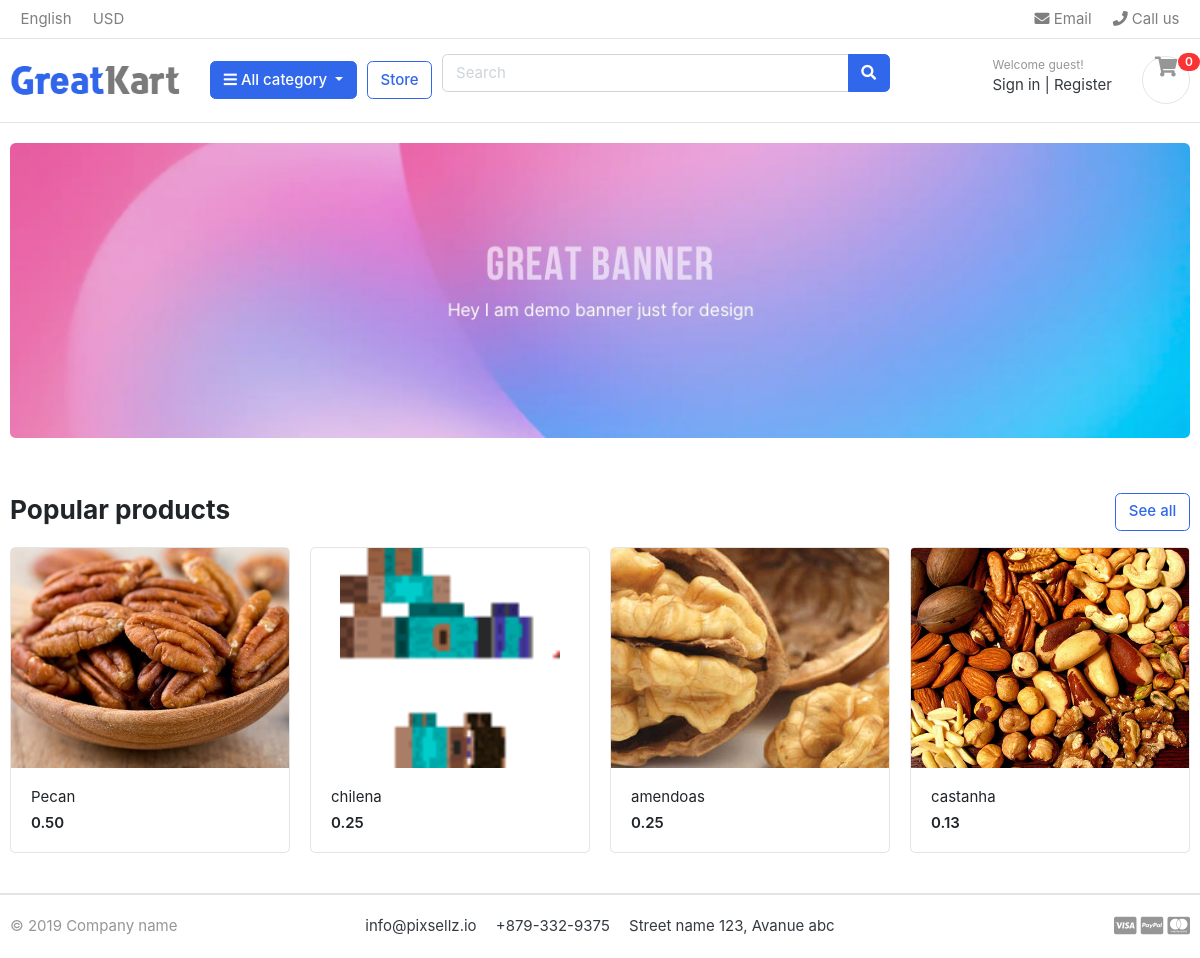
The page / on the database its author committed.
### produto/models.py (models this page shows, shortened)
class Produto(models.Model):
    categoria = models.ForeignKey(Categoria, on_delete=models.CASCADE)
    produto_nome = models.CharField(max_length=200, unique=True)
    descricao = models.CharField(max_length=300, unique=True)
    preco = models.DecimalField(decimal_places=2, max_digits=11)
    estoque = models.IntegerField()
    imagem = models.ImageField(upload_to="fotos/produtos")
    slug = AutoSlugField(populate_from='produto_nome', editable=True, unique=True, always_update=True)
    esta_disponivel = models.BooleanField(default=True)
    criado_em = models.DateTimeField(auto_now_add=True)
    modificado_em = models.DateTimeField(auto_now=True)
    def get_url(self):
        return reverse('detalhar_produto', args=[self.categoria.slug, self.slug])

### vitrine/views.py (the view)
# urls.py: path('', views.visualizarVitrine, name='home'),
def visualizarVitrine(request, categoria_slug=None):
  produtos = None
  categorias = None
  if categoria_slug != None:
    categorias = get_object_or_404(Categoria, slug = categoria_slug)
    produtos = Produto.objects.all().filter(categoria = categorias, esta_disponivel=True)
  else:
    produtos = Produto.objects.all().filter(esta_disponivel=True).order_by('id')
  contexto = {
    'produtos': produtos
  }
  return render(request, 'index.html', contexto)

### carrinho/processador_de_contexto.py (called while the page is built)
def contador(request):
    contador = 0
    try:
        car = Carrinho.objects.filter(car_id = _getCarId(request))
        car_items = CarItem.objects.all().filter(car = car[:1])
        for car_item in car_items:
            contador += car_item.quantidade
    except Carrinho.DoesNotExist:
        contador = 0
    return dict(contador = contador)

### carrinho/views.py (called while the page is built)
def _getCarId(request):
    car = request.session.session_key
    if not car:
        car = request.session.create()
    return car

### categoria/models.py (called while the page is built)
    def get_url(self):
        return reverse('produtos_por_categoria', args=[self.slug])

### categoria/processador_contexto.py (called while the page is built)
def categoria_display(request):
    display = Categoria.objects.all()
    return dict(cats = display)

### templates/index.html
{% extends 'base.html' %}
{% load static %}
{% block content %}
<body>
<section class="section-intro padding-y-sm">
<div class="container">
	<div class="intro-banner-wrap">
		<img src="{% static 'images/banners/1.jpg' %}" class="img-fluid rounded">
	</div>
</div>
</section>
<section class="section-name padding-y-sm">
<div class="container">
<header class="section-heading">
	<a href="./store.html" class="btn btn-outline-primary float-right">See all</a>
	<h3 class="section-title">Popular products</h3>
</header>
<div class="row">
		{% for prods in produtos %}
	<div class="col-md-3">
		<div class="card card-product-grid">
			<a href="{{prods.get_url}}" class="img-wrap">
				<img src="{{ prods.imagem.url }}">
			</a>
			<figcaption class="info-wrap">
				<a href="./product-detail.html" class="title">{{ prods.produto_nome }}</a>
				<div class="price mt-1">{{prods.preco}}</div>
			</figcaption>
		</div>
	</div>
	{% endfor %}
</div>
</div>
</section>
</body>
{% endblock %}

### templates/base.html
{% include 'includes/navbar.html' %}
{% block content%}
{% endblock %}
{% include 'includes/footer.html' %}

### templates/includes/navbar.html (shortened to what this page needs)
{% load static %}
<html lang="en">
<head>
<link href="{% static 'css/bootstrap.css' %}" rel="stylesheet" type="text/css"/>
<link href="{% static 'fonts/fontawesome/css/all.min.css' %}" type="text/css" rel="stylesheet">
<link href="{% static 'css/ui.css' %}" rel="stylesheet" type="text/css"/>
<link href="{% static 'css/responsive.css' %}" rel="stylesheet" media="only screen and (max-width: 1200px)" />
<header class="section-header">
<nav class="navbar p-md-0 navbar-expand-sm navbar-light border-bottom">
<div class="container">
  <div class="collapse navbar-collapse" id="navbarTop4">
    <ul class="navbar-nav mr-auto">
    	<li class="nav-item dropdown">
		 	<a href="#" class="nav-link">   English </a>
		</li>
		<li class="nav-item dropdown">
			<a href="#" class="nav-link"> USD </a>
		</li>
    </ul>
    <ul class="navbar-nav">
		<li><a href="#" class="nav-link"> <i class="fa fa-envelope"></i> Email </a></li>
		<li><a href="#" class="nav-link"> <i class="fa fa-phone"></i> Call us </a></li>
	</ul>
  </div>
</div>
</nav>
<section class="header-main border-bottom">
	<div class="container">
<div class="row align-items-center">
	<div class="col-lg-2 col-md-3 col-6">
		<a href="{% url 'home' %}" class="brand-wrap">
			<img class="logo" src="{% static './images/logo.png' %}">
		</a>
	</div>
	<div class="col-lg col-sm col-md col-6 flex-grow-0">
		<div class="category-wrap dropdown d-inline-block float-right">
			<button type="button" class="btn btn-primary dropdown-toggle" data-toggle="dropdown">
				<i class="fa fa-bars"></i> All category
			</button>
		</div>
	</div>
	<a href="./store.html" class="btn btn-outline-primary">Store</a>
	<div class="col-lg  col-md-6 col-sm-12 col">
		<form action="#" class="search">
			<div class="input-group w-100">
			    <input type="text" class="form-control" style="width:60%;" placeholder="Search">
			    <div class="input-group-append">
			      <button class="btn btn-primary" type="submit">
			        <i class="fa fa-search"></i>
			      </button>
			    </div>
		    </div>
		</form>
	</div>
	<div class="col-lg-3 col-sm-6 col-8 order-2 order-lg-3">
				<div class="d-flex justify-content-end mb-3 mb-lg-0">
					<div class="widget-header">
						<small class="title text-muted">Welcome guest!</small>
						<div>
							<a href="./signin.html">Sign in</a> <span class="dark-transp"> | </span>
							<a href="./register.html"> Register</a>
						</div>
					</div>
					<a href="{% url 'carrinho' %}" class="widget-header pl-3 ml-3">
						<div class="icon icon-sm rounded-circle border"><i class="fa fa-shopping-cart"></i></div>
						<span class="badge badge-pill badge-danger notify">{{ contador }}</span>
					</a>
				</div>
			</div>
</div>
	</div>
</section>
</header>
</head>

### templates/includes/footer.html
    <footer class="section-footer border-top">
        <div class="container">
            <section class="footer-bottom border-top row">
                <div class="col-md-2">
                    <p class="text-muted"> &copy 2019 Company name </p>
                </div>
                <div class="col-md-8 text-md-center">
                    <span  class="px-2">info@pixsellz.io</span>
                    <span  class="px-2">+879-332-9375</span>
                    <span  class="px-2">Street name 123, Avanue abc</span>
                </div>
                <div class="col-md-2 text-md-right text-muted">
                    <i class="fab fa-lg fa-cc-visa"></i>
                    <i class="fab fa-lg fa-cc-paypal"></i>
                    <i class="fab fa-lg fa-cc-mastercard"></i>
                </div>
            </section>
        </div>
    </footer>
</html>

### lojaVirtual/static/css/ui.css (style rules this page uses)
html { font-family: "Inter", sans-serif; font-size: 15px; }
.img-wrap { text-align: center; display: block; }
.img-wrap img { max-width: 100%; }
.icon-xs, .icon-sm, .icon-md, .icon-lg { display: inline-block; text-align: center; flex-shrink: 0; flex-grow: 0; }
.icon-sm { width: 48px; height: 48px; line-height: 48px !important; font-size: 20px; }
.padding-y-sm { padding-top: 20px; padding-bottom: 20px; }
.section-heading { margin-bottom: 20px; margin-top: 15px; }
.section-title { color: #212529; }
p:last-child { margin-bottom: 0; }
.header-main { position: relative; padding-top: 1rem; padding-bottom: 1rem; }
.brand-wrap .logo, .navbar-brand .logo { margin-right: 7px; max-height: 42px; display: inline-block; }
.widget-header { display: inline-block; vertical-align: middle; position: relative; }
.widget-header a { color: #343a40; }
.widget-header i { color: #969696; }
.widget-header .title { display: block; }
.widget-header .notify { position: absolute; top: -3px; right: -10px; }
.footer-bottom { padding-top: 20px; padding-bottom: 20px; }
[class*=card-product] a.title { color: #212529; display: block; }
[class*=card-product] .img-wrap { overflow: hidden; position: relative; }
[class*=card-product] .img-wrap img { height: 100%; max-width: 100%; width: auto; display: inline-block; -o-object-fit: cover; object-fit: cover; }
.card-product-grid { margin-bottom: 20px; }
.card-product-grid .img-wrap { border-radius: 0.2rem 0.2rem 0 0; height: 220px; }
.card-product-grid .info-wrap { overflow: hidden; padding: 18px 20px; }
.card .img-wrap { overflow: hidden; }
.notify { position: absolute; top: -4px; right: -10px; display: inline-block; padding: 0.25em 0.6em; font-size: 12px; line-height: 1; text-align: center; border-radius: 3rem; color: #fff; background-color: #fa3434; }
.price { font-weight: 600; color: #212529; }

### rows shown on the page
Produto: imagem (picture), produto_nome "Pecan", preco "0.50"
Produto: imagem (picture), produto_nome "chilena", preco "0.25"
Produto: imagem (picture), produto_nome "amendoas", preco "0.25"
Produto: imagem (picture), produto_nome "castanha", preco "0.13"

### other values the page prints
{{ contador }} "0"
